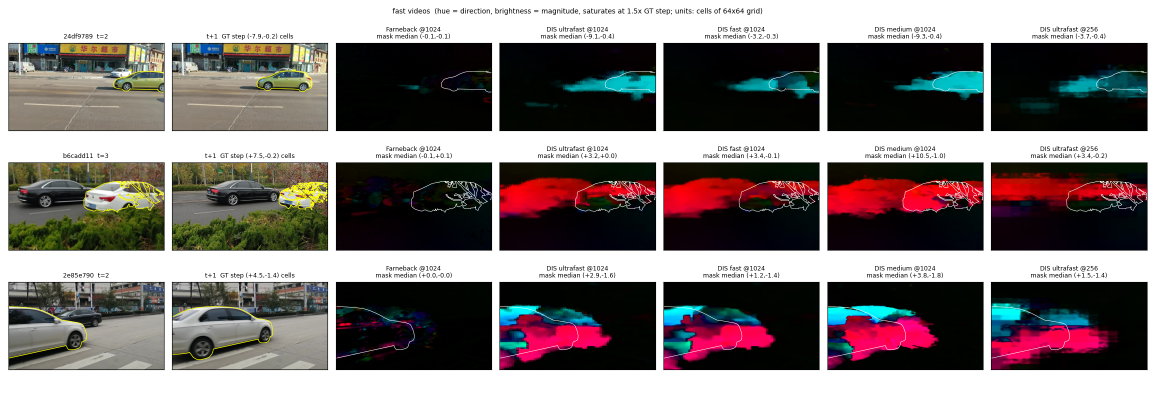
#> input picture .research/lab/projects/sam2-mamba-motion-tracking/experiments/figures/2026-11-11-optical-flow-cost/01-flow-fast.png, 2310 x 792 px, given in place of 00003.jpg, which was not available (shown at 1/2 size)
$ python recheck_settings.py
#> lines starting #> are read from the running program, lines starting #| are printed output that depends on the picture
"""Re-check of the settings behind 05-flow-moved-object.png (2026-11-13, after the 11/13 MTG).

Same two pairs as flow_arrows.py, all at 1024x1024 (the SAM2 input). For each setting: the mean flow inside the
object at t (px at 1024), and the IoU of the object at t moved by the flow (every pixel moved, 9x9 closing) with
the object at t+1. The ground-truth centroid shift is printed for reference. One pair per speed, so only a check.

  python recheck_settings.py > data/recheck_settings.txt
"""
import time

import cv2
import numpy as np
from PIL import Image

from flow_cost import R

S = 1024
CFGS = {
    "farneback L3 w15 (used)": lambda a, b: cv2.calcOpticalFlowFarneback(a, b, None, 0.5, 3, 15, 3, 5, 1.2, 0),
    "farneback L5 w15": lambda a, b: cv2.calcOpticalFlowFarneback(a, b, None, 0.5, 5, 15, 3, 5, 1.2, 0),
    "DIS ultrafast (used)": lambda a, b: cv2.DISOpticalFlow_create(cv2.DISOPTICAL_FLOW_PRESET_ULTRAFAST).calc(a, b, None),
    "DIS medium": lambda a, b: cv2.DISOpticalFlow_create(cv2.DISOPTICAL_FLOW_PRESET_MEDIUM).calc(a, b, None),
}


def gray(path):
    return cv2.cvtColor(cv2.resize(cv2.imread(path), (S, S), interpolation=cv2.INTER_AREA), cv2.COLOR_BGR2GRAY)
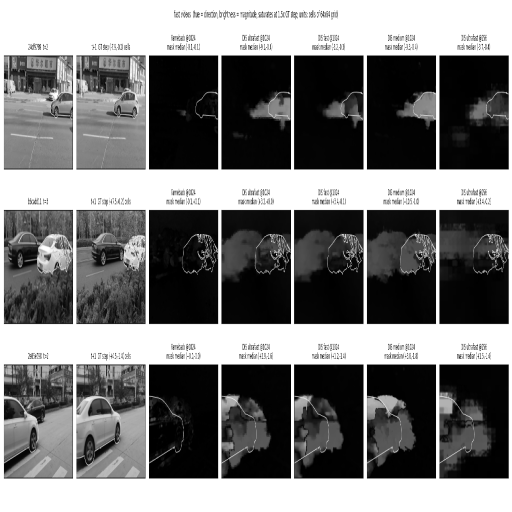
#> returned value: shape (1024, 1024) (shown at 1/2 size); min 0, max 255, mean 119.8
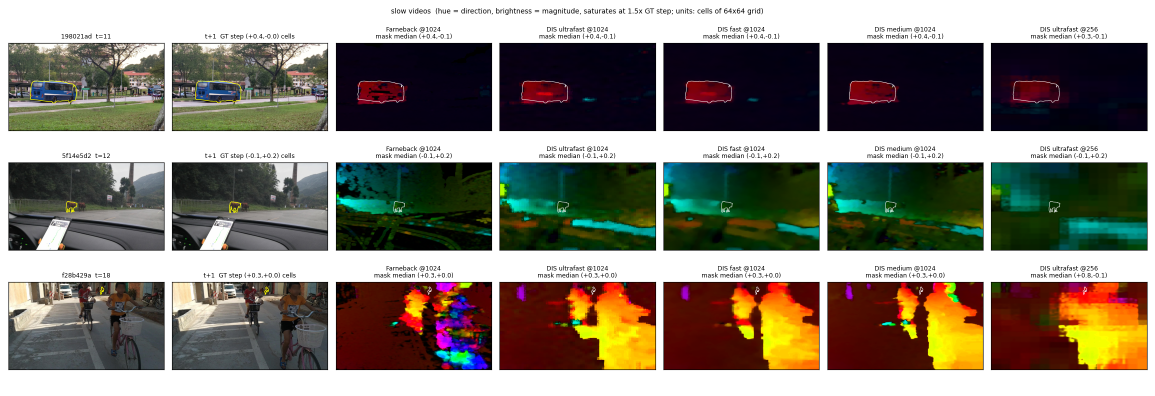
#> input picture .research/lab/projects/sam2-mamba-motion-tracking/experiments/figures/2026-11-11-optical-flow-cost/02-flow-slow.png, 2310 x 792 px, given in place of 00004.jpg, which was not available (shown at 1/2 size)
#> in gray (call 2), `return cv2.cvtColor(cv2.resize(cv2.imread(path), (S, S), interpolation..`:
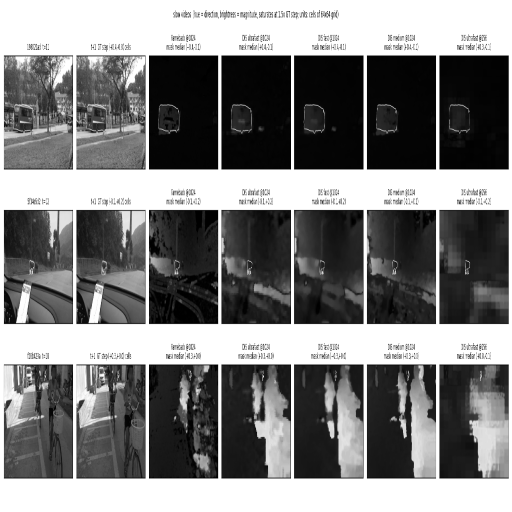
#> returned value: shape (1024, 1024) (shown at 1/2 size); min 0, max 255, mean 127.7


def mask(path, oid):
#> called with oid = 1
    m = (np.array(Image.open(path)) == oid).astype(np.uint8)
    return cv2.resize(m, (S, S), interpolation=cv2.INTER_NEAREST) > 0
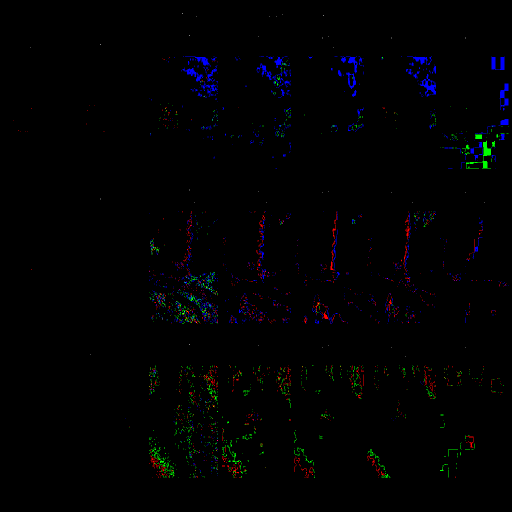
#> returned value: shape (1024, 1024, 4) bool (shown at 1/2 size); mean of channels 0, 1, 2, 3 0.00883, 0.00469, 0.00405, 0; drawn as B, G, R


cv2.setNumThreads(1)
for vid, t, oid in (("24df9789", 3, 1), ("198021ad", 11, 1)):
    ga, gb = gray(f"{R}/JPEGImages/{vid}/{t:05d}.jpg"), gray(f"{R}/JPEGImages/{vid}/{t + 1:05d}.jpg")
    m0, m1 = mask(f"{R}/Annotations/{vid}/{t:05d}.png", oid), mask(f"{R}/Annotations/{vid}/{t + 1:05d}.png", oid)
#> (the run stopped early here; a loop or call above may not have finished)
